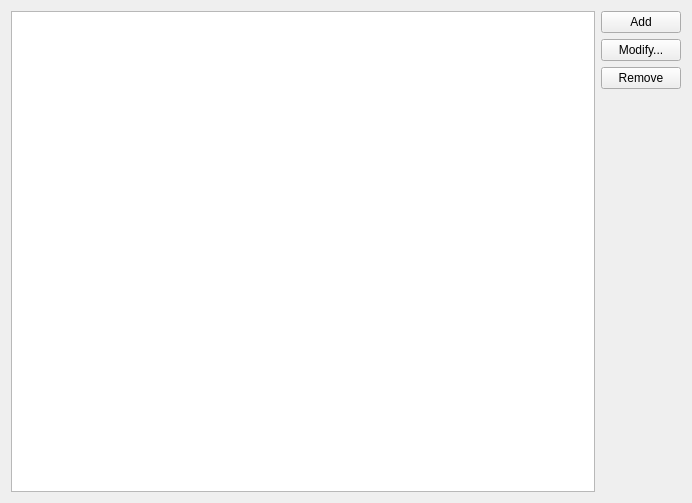
<?xml version="1.0" encoding="UTF-8"?>
<ui version="4.0">
 <class>KeywordsManagerWidget</class>
 <widget class="QWidget" name="KeywordsManagerWidget">
  <property name="geometry">
   <rect>
    <x>0</x>
    <y>0</y>
    <width>692</width>
    <height>503</height>
   </rect>
  </property>
  <property name="windowTitle">
   <string notr="true"/>
  </property>
  <layout class="QVBoxLayout" name="verticalLayout_2">
   <item>
    <layout class="QHBoxLayout" name="horizontalLayout">
     <item>
      <widget class="QTreeView" name="Items_"/>
     </item>
     <item>
      <layout class="QVBoxLayout" name="verticalLayout">
       <item>
        <widget class="QPushButton" name="Add_">
         <property name="text">
          <string>Add</string>
         </property>
        </widget>
       </item>
       <item>
        <widget class="QPushButton" name="Modify_">
         <property name="text">
          <string>Modify...</string>
         </property>
        </widget>
       </item>
       <item>
        <widget class="QPushButton" name="Remove_">
         <property name="text">
          <string>Remove</string>
         </property>
        </widget>
       </item>
       <item>
        <spacer name="verticalSpacer">
         <property name="orientation">
          <enum>Qt::Vertical</enum>
         </property>
         <property name="sizeHint" stdset="0">
          <size>
           <width>20</width>
           <height>40</height>
          </size>
         </property>
        </spacer>
       </item>
      </layout>
     </item>
    </layout>
   </item>
  </layout>
 </widget>
 <resources/>
 <connections/>
</ui>
